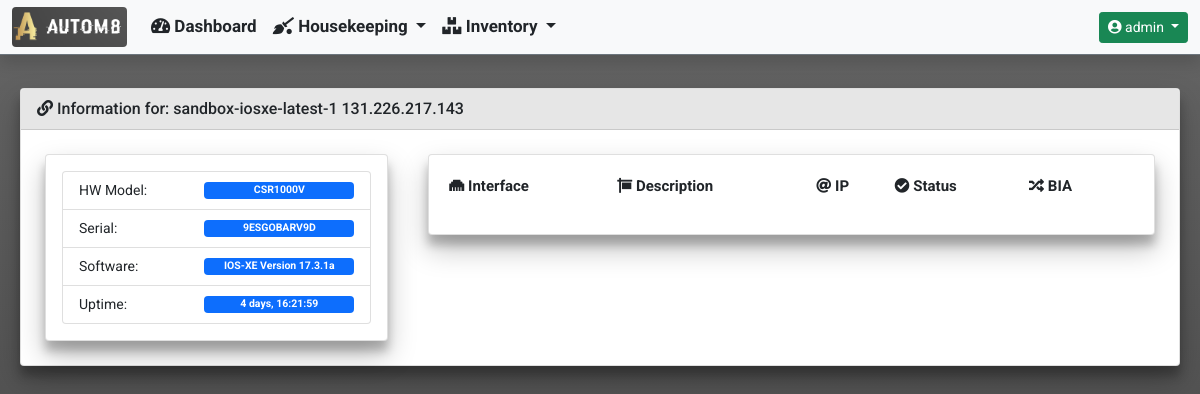
Before: /inventory/device_detailed_information/87/ (signed in) with the older database file.
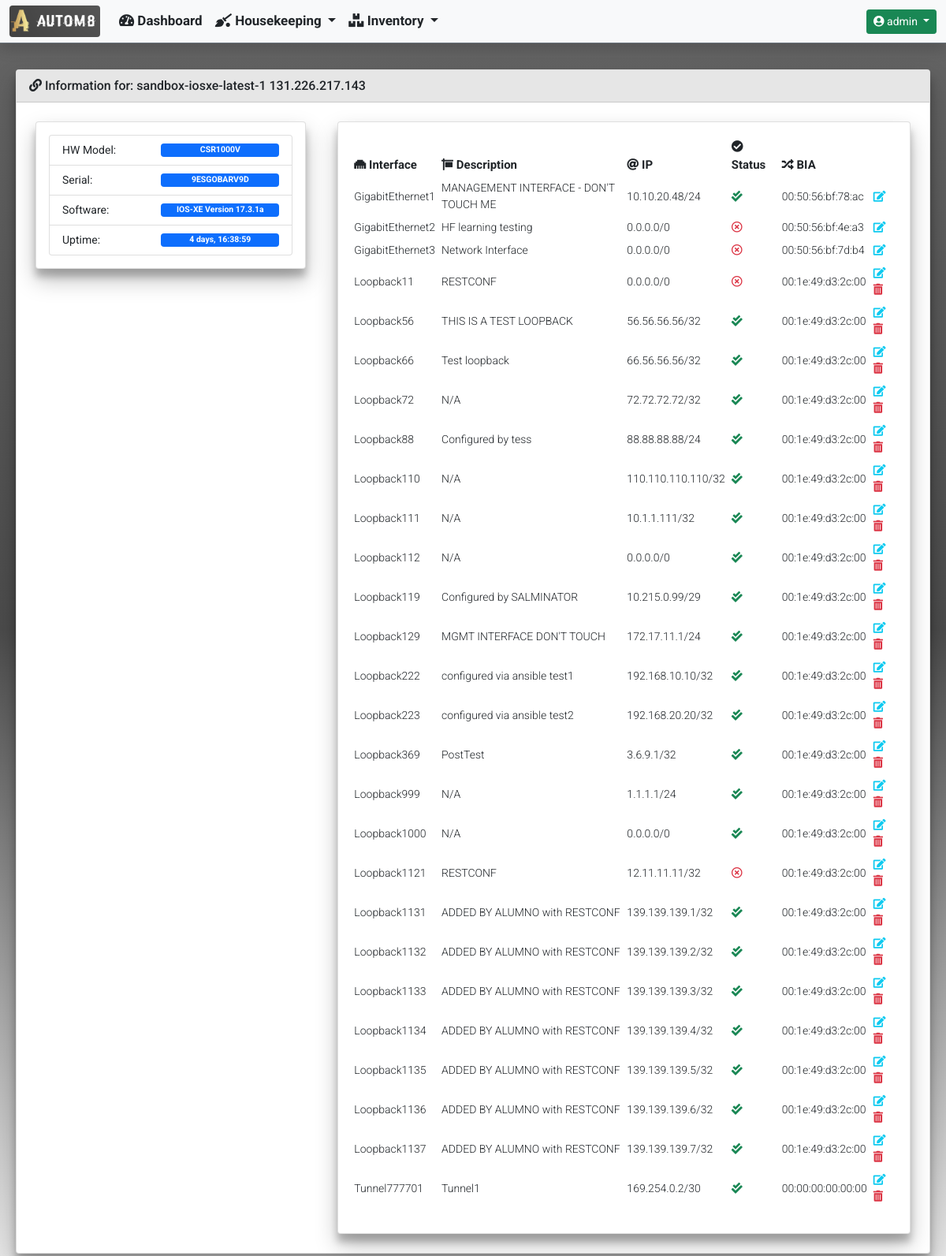
After: the same page with the newer database file.
### inventory/models.py (models this page shows)
class Device(models.Model):
    hostname = models.CharField(unique=True, max_length=255)
    mgmt_ip = models.GenericIPAddressField(unique=True, max_length=12)
    username = models.CharField(blank=True, null=True, max_length=255)
    password = models.CharField(blank=True, null=True, max_length=255)
    software_version = models.CharField(blank=True, null=True, max_length=255)
    serial_number = models.CharField(blank=True, null=True, max_length=255)
    vendor = models.CharField(max_length=255)
    description = models.CharField(blank=True, null=True, max_length=255)
    hardware_model = models.CharField(blank=True, null=True, max_length=255)
    rest_conf_enabled = models.BooleanField(blank=True, null=True)
    device_uptime = models.CharField(blank=True, null=True, max_length=255)
    last_polled = models.DateTimeField(blank=True, null=True)
    date_added = models.DateTimeField(default=timezone.now())

class DeviceInterfaces(models.Model):
    device_id = models.ForeignKey(Device, null=True, on_delete=models.CASCADE)
    name = models.CharField(blank=True, null=True, max_length=255)
    interface_type = models.CharField(blank=True, null=True, max_length=255)
    description = models.CharField(blank=True, null=True, max_length=255)
    ipv4_address = models.GenericIPAddressField(
        blank=True, null=True, max_length=12)
    ipv4_subnet_mask = models.CharField(blank=True, null=True, max_length=12)
    admin_status = models.CharField(blank=True, null=True, max_length=255)
    oper_status = models.CharField(blank=True, null=True, max_length=255)
    phys_address = models.CharField(blank=True, null=True, max_length=255)

### inventory/views.py (the view)
def device_detailed_information(request, device_id):
    device = Device.objects.get(pk=device_id)
    context = {
        'title': 'Device Detailed Information',
        'card_header': f'Information for: {device.hostname} {device.mgmt_ip}',
        'data': {
            'version': device,
            'interfaces': DeviceInterfaces.objects.filter(device_id=device_id)
        }
    }
    return render(
        request,
        'inventory/device_detailed_information.html',
        context
    )

### templates/inventory/device_detailed_information.html
{% extends "base_template/base.html"%}
{% block content %}
<div class="row">
    <div class="col-md-4">
        <div class="card">
            <div class="card-body">
                <ul class="list-group">
                    <li class="list-group-item d-flex justify-content-between align-items-center">
                        HW Model:
                        <span class="badge bg-primary" style="width: 150px">{{ data.version.hardware_model }}</span>
                    </li>
                    <li class="list-group-item d-flex justify-content-between align-items-center">
                        Serial:
                        <span class="badge bg-primary" style="width: 150px">{{ data.version.serial_number }}</span>
                    </li>
                    <li class="list-group-item d-flex justify-content-between align-items-center">
                        Software:
                        <span class="badge bg-primary" style="width: 150px">{{ data.version.software_version }}</span>
                    </li>
                    <li class="list-group-item d-flex justify-content-between align-items-center">
                        Uptime:
                        <span class="badge bg-primary" style="width: 150px">{{ data.version.device_uptime }}</span>
                    </li>
                </ul>
            </div>
        </div>
    </div>
    <div class="col-md-8">
        <div class="card">
            <div class="card-body">
                <div class="table-responsive rounded">
                    <table id="InterfaceList" class="table table-sm table-hover table-borderless align-middle"
                        style="width:100%">
                        <thead>
                            <tr>
                                <th><i class="fas fa-ethernet"></i> Interface</th>
                                <th><i class="fas fa-sign"></i> Description</th>
                                <th><i class="fas fa-at"></i> IP</th>
                                <th><i class="fas fa-check-circle"></i> Status</th>
                                <th><i class="fas fa-random"></i> BIA</th>
                                <th></th>
                            </tr>
                        </thead>
                        <tbody>
                            {% for interface in data.interfaces %}
                            <tr>
                                <td>{{ interface.name }}</td>
                                {% if interface.description %}
                                <td>{{ interface.description }}</td>
                                {% else %}
                                <td>N/A</td>
                                {% endif %}
                                {% if interface.ipv4_address %}
                                <td>{{ interface.ipv4_address }}/{{ interface.ipv4_subnet_mask }}</td>
                                {% else %}
                                <td>0.0.0.0/0</td>
                                {% endif %}
                                {% if 'up' in interface.admin_status and 'up' in interface.oper_status %}
                                <td><i class="fas fa-check-double text-success blink"></i></td>
                                {% else %}
                                <td><i class="far fa-times-circle text-danger blink"></i></td>
                                {% endif %}
                                {% if interface.phys_address %}
                                <td>{{ interface.phys_address }} </td>
                                {% else %}
                                <td>N/A</td>
                                {% endif %}
                                <td>
                                    <a class="text-decoration-none"
                                        href="{% url 'inventory:device_interface_edit' interface.name %}"
                                        data-bs-toggle="tooltip" title="Edit">
                                        <i class="fas fa-edit text-info"></i>
                                    </a>
                                    {% if interface.interface_type != 'iana-if-type:ethernetCsmacd' %}
                                    <a class="text-decoration-none"
                                        href="{% url 'inventory:device_interface_delete' interface.name %}"
                                        data-bs-toggle="tooltip" title="Delete">
                                        <i class="fas fa-trash-alt text-danger"></i>
                                    </a>
                                    {% endif %}
                                </td>
                                {% endfor %}
                            </tr>
                        </tbody>
                    </table>
                </div>
            </div>
        </div>
    </div>
</div>
{% endblock %}

Changed rows visible on the page:
changed Device "CSR1000V": version.device_uptime "4 days, 16:21:59" → "4 days, 16:38:59"
added DeviceInterfaces: name "GigabitEthernet1", description "MANAGEMENT INTERFACE - DON'T TOUCH ME", ipv4_address "10.10.20.48", ipv4_subnet_mask "24", admin_status "up" (drawn), phys_address "00:50:56:bf:78:ac"
added DeviceInterfaces: name "GigabitEthernet2", description "HF learning testing", shows "0.0.0.0/0", admin_status "down" (drawn), phys_address "00:50:56:bf:4e:a3"
added DeviceInterfaces: name "GigabitEthernet3", description "Network Interface", shows "0.0.0.0/0", admin_status "down" (drawn), phys_address "00:50:56:bf:7d:b4"
added DeviceInterfaces: name "Loopback11", description "RESTCONF", shows "0.0.0.0/0", admin_status "down" (drawn), phys_address "00:1e:49:d3:2c:00"
added DeviceInterfaces: name "Loopback56", description "THIS IS A TEST LOOPBACK", ipv4_address "56.56.56.56", ipv4_subnet_mask "32", admin_status "up" (drawn), phys_address "00:1e:49:d3:2c:00"
added DeviceInterfaces: name "Loopback66", description "Test loopback", ipv4_address "66.56.56.56", ipv4_subnet_mask "32", admin_status "up" (drawn), phys_address "00:1e:49:d3:2c:00"
added DeviceInterfaces: name "Loopback72", description "N/A", ipv4_address "72.72.72.72", ipv4_subnet_mask "32", admin_status "up" (drawn), phys_address "00:1e:49:d3:2c:00"
added DeviceInterfaces: name "Loopback88", description "Configured by tess", ipv4_address "88.88.88.88", ipv4_subnet_mask "24", admin_status "up" (drawn), phys_address "00:1e:49:d3:2c:00"
added DeviceInterfaces: name "Loopback110", description "N/A", ipv4_address "110.110.110.110", ipv4_subnet_mask "32", admin_status "up" (drawn), phys_address "00:1e:49:d3:2c:00"
added DeviceInterfaces: name "Loopback111", description "N/A", ipv4_address "10.1.1.111", ipv4_subnet_mask "32", admin_status "up" (drawn), phys_address "00:1e:49:d3:2c:00"
added DeviceInterfaces: name "Loopback112", description "N/A", shows "0.0.0.0/0", admin_status "up" (drawn), phys_address "00:1e:49:d3:2c:00"
added DeviceInterfaces: name "Loopback119", description "Configured by SALMINATOR", ipv4_address "10.215.0.99", ipv4_subnet_mask "29", admin_status "up" (drawn), phys_address "00:1e:49:d3:2c:00"
added DeviceInterfaces: name "Loopback129", description "MGMT INTERFACE DON'T TOUCH", ipv4_address "172.17.11.1", ipv4_subnet_mask "24", admin_status "up" (drawn), phys_address "00:1e:49:d3:2c:00"
added DeviceInterfaces: name "Loopback222", description "configured via ansible test1", ipv4_address "192.168.10.10", ipv4_subnet_mask "32", admin_status "up" (drawn), phys_address "00:1e:49:d3:2c:00"
added DeviceInterfaces: name "Loopback223", description "configured via ansible test2", ipv4_address "192.168.20.20", ipv4_subnet_mask "32", admin_status "up" (drawn), phys_address "00:1e:49:d3:2c:00"
added DeviceInterfaces: name "Loopback369", description "PostTest", ipv4_address "3.6.9.1", ipv4_subnet_mask "32", admin_status "up" (drawn), phys_address "00:1e:49:d3:2c:00"
added DeviceInterfaces: name "Loopback999", description "N/A", ipv4_address "1.1.1.1", ipv4_subnet_mask "24", admin_status "up" (drawn), phys_address "00:1e:49:d3:2c:00"
added DeviceInterfaces: name "Loopback1000", description "N/A", shows "0.0.0.0/0", admin_status "up" (drawn), phys_address "00:1e:49:d3:2c:00"
added DeviceInterfaces: name "Loopback1121", description "RESTCONF", ipv4_address "12.11.11.11", ipv4_subnet_mask "32", admin_status "down" (drawn), phys_address "00:1e:49:d3:2c:00"
added DeviceInterfaces: name "Loopback1131", description "ADDED BY ALUMNO with RESTCONF", ipv4_address "139.139.139.1", ipv4_subnet_mask "32", admin_status "up" (drawn), phys_address "00:1e:49:d3:2c:00"
added DeviceInterfaces: name "Loopback1132", description "ADDED BY ALUMNO with RESTCONF", ipv4_address "139.139.139.2", ipv4_subnet_mask "32", admin_status "up" (drawn), phys_address "00:1e:49:d3:2c:00"
added DeviceInterfaces: name "Loopback1133", description "ADDED BY ALUMNO with RESTCONF", ipv4_address "139.139.139.3", ipv4_subnet_mask "32", admin_status "up" (drawn), phys_address "00:1e:49:d3:2c:00"
added DeviceInterfaces: name "Loopback1134", description "ADDED BY ALUMNO with RESTCONF", ipv4_address "139.139.139.4", ipv4_subnet_mask "32", admin_status "up" (drawn), phys_address "00:1e:49:d3:2c:00"
added DeviceInterfaces: name "Loopback1135", description "ADDED BY ALUMNO with RESTCONF", ipv4_address "139.139.139.5", ipv4_subnet_mask "32", admin_status "up" (drawn), phys_address "00:1e:49:d3:2c:00"
added DeviceInterfaces: name "Loopback1136", description "ADDED BY ALUMNO with RESTCONF", ipv4_address "139.139.139.6", ipv4_subnet_mask "32", admin_status "up" (drawn), phys_address "00:1e:49:d3:2c:00"
added DeviceInterfaces: name "Loopback1137", description "ADDED BY ALUMNO with RESTCONF", ipv4_address "139.139.139.7", ipv4_subnet_mask "32", admin_status "up" (drawn), phys_address "00:1e:49:d3:2c:00"
added DeviceInterfaces: name "Tunnel777701", description "Tunnel1", ipv4_address "169.254.0.2", ipv4_subnet_mask "30", admin_status "up" (drawn), phys_address "00:00:00:00:00:00"
